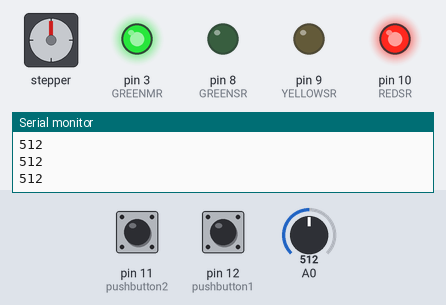
Bench run of a sketch on a simulated Arduino Uno, built with avr-gcc and run on an emulated ATmega328P. Shown: stepper motor, output pins drawn as LEDs (lit = HIGH), the last lines printed to the serial monitor. Wiring (inferred from the names in the program): stepper motor (2048 steps per turn assumed): coils pin 4, pin 5, pin 6, pin 7. The test bench sets the inputs (shaded band); at power-on: pin 11 (pushbutton2) LOW, pin 12 (pushbutton1) LOW, A0 = 512. Pins used as bus, display or sensor lines are not drawn.

Above: at 1.2 s.
1.3 s: pin 11 (pushbutton2) pulled HIGH for 0.15 s
At 8.1 s:
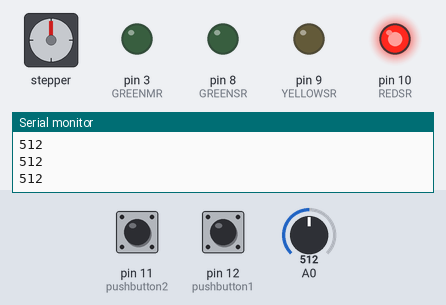
At 43.1 s:
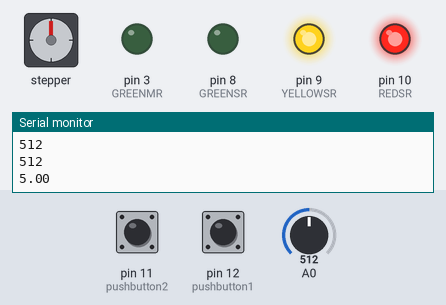
Timing chart, 0 to 45.8 s (numbered marks = the images above; inputs shaded):
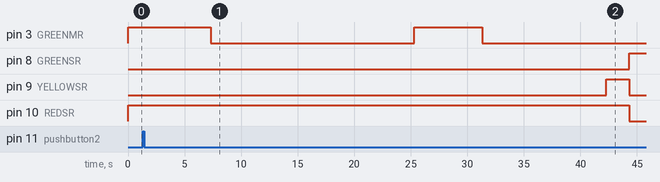

Measured:
- after the input at 1.3 s, pin 3 (GREENMR): HIGH → LOW after 6.0 s, → HIGH 18.0 s later, → LOW 6.0 s later; pin 8 (GREENSR): LOW → HIGH after 43.0 s; pin 9 (YELLOWSR): LOW → HIGH after 41.0 s, → LOW 2.0 s later; pin 10 (REDSR): HIGH → LOW after 43.0 s

The sketch:

traffic_light_main_road_side_road_pedestrians_button1.ino
```cpp
/*
 Traffic light controller system

 This program simulates and controls a traffic light system at a street junction with a pedestrian crossing.


*/

int GREENMR =3;   /*This is the integer name given to pin 3 of the digital port.
                    It represents the green light on the main road traffic light.*/

int YELLOWMR =4;  /*This is the integer name given to pin 4 of the digital port.
                    It represents the yellow light on the main road traffic light.*/

int REDMR =5;      /*This is the integer name given to pin 5 of the digital port.
                    It represents the red light on the main road traffic light.*/

int GREENSR =8;    /*This is the integer name given to pin 8 of the digital port.
                    It represents the green light on the side road traffic light.*/

int YELLOWSR =9;   /*This is the integer name given to pin 9 of the digital port.
                    It represents the yellow light on the side road traffic light.*/

int REDSR =10;     /*This is the integer name given to pin 10 of the digital port.
                    It represents the red light on the side road to traffic light.*/

int PEDRED =7;     /*This is the integer name given to pin 7 of the digital port.
                    It represents the red light on the pedestrian traffic light.*/

int PEDGREEN =6;   /*This is the integer name given to pin 6 of the digital port.
                    It represents the green light on the pedestrian traffic light.*/

/*These are the integer names given to pin 12 and 11 of the digital port.
  They represent the “Push Buttons” that will be used to request a green light on the pedestrian traffic light*/
int pushbutton1=12;
int pushbutton2=11;

int POTimer;   /*This is the integer name given to an analog pin on  anaolog port.
                 It represents the “potentiometer” that will be used to control the time the pedestrian traffic light should stay green.*/

int POTcoil;   /*This is the integer name given to an analog pin on the analog port.
                 It represents “potentiometer” that will be used to emulate the functions of the induction coils on the side road.*/

/*The "MainroadTL" function will simulate the traffic light sequence on the main road.
  The sequence will then stop when the main road red traffic light is reached which will then play the"PedCrossLight"function.
  And once that function has been executed the function with and continue from where it left off.*/

void MainroadTL(){
  digitalWrite(GREENMR,HIGH);   // Turn the GREEN LED ON.
  delay(6000);                  //Wait for 6 seconds.
  digitalWrite(GREENMR,LOW);    // Turn the GREEN LED OFF.
  digitalWrite(YELLOWMR,HIGH);  // Turn the YELLOW LED ON.
  delay(1000);                  //Wait for 1 second.
  digitalWrite(YELLOWMR,LOW);   // Turn the YELLOW LED OFF.
  digitalWrite(REDMR,HIGH);     // Turn the RED LED ON.
  delay(5000);                  //Wait for 5 seconds.
  PedCrossLight();              //Call and execute the “PedCrossLight” function.
  digitalWrite(REDMR,HIGH);     // Turn the RED LED ON.
  delay(5000);                  //Wait for 5 seconds.
  digitalWrite(YELLOWMR,HIGH);  // Turn the YELLOW LED ON.
  delay(2000);                  //Wait for 2 seconds.
  digitalWrite(REDMR,LOW);      // Turn the RED LED OFF.
  digitalWrite(YELLOWMR,LOW);   // Turn the YELLOW LED OFF.
  digitalWrite(GREENMR,HIGH);   // Turn the GREEN LED ON.
}

/*The “MainroadTL2” function will simulate a traffic light sequence of the second set of traffic lights on the main road.
  And is for when the “MainroadTL” function is completed and ends with the green LED on.
  The sequence will stop when the main road traffic light reaches red which will then play the “SideroadTL” function.
  And once that function has been executed the “MainroadTL2” function will continue from where it left off.*/

void MainroadTL2(){
  digitalWrite(GREENMR,HIGH);        // Turn the GREEN LED ON.
  delay(6000);                       //Wait for 6 seconds.
  digitalWrite(GREENMR,LOW);         // Turn the GREEN LED OFF.
  digitalWrite(YELLOWMR,HIGH);       // Turn the YELLOW LED ON.
  delay(1000);                       //Wait for 1 seconds.
  digitalWrite(YELLOWMR,LOW);        // Turn the YELLOW LED LOW.
  digitalWrite(REDMR,HIGH);          // Turn the RED LED ON.
  delay(5000);                       //Wait for 5 seconds.
  SideroadTL();                      //Call and execure the "SideroadTL" function.
  digitalWrite(REDMR,HIGH);          // Turn the RED LED ON.
  delay(5000);                       //Wait for 5 seconds.
  digitalWrite(YELLOWMR,HIGH);       // Turn the YELLOW LED ON.
  delay(2000);                       //Wait for 2 seconds.
  digitalWrite(REDMR,LOW);           // Turn the RED LED OFF.
  digitalWrite(YELLOWMR,LOW);        // Turn the YELLOW LED OFF.
  digitalWrite(GREENMR,HIGH);        // Turn the GREEN LED ON.
}

/*The ”SideroadTL” will simulate the traffic light sequence on the side road.
  The sequence will start on the red light and the cycle will then go from red, yellow and green then back to red.*/

void SideroadTL(){
  digitalWrite(REDSR,HIGH);      // Turn the RED LED ON.
  delay(5000);                   //Wait for 5 seconds.
  digitalWrite(YELLOWSR,HIGH);   // Turn the YELLOW LED ON.
  delay(2000);                   //Wait for 2 seconds.
  digitalWrite(REDSR,LOW);       // Turn the RED LED OFF.
  digitalWrite(YELLOWSR,LOW);    // Turn the YELLOW LED OFF.
  digitalWrite(GREENSR,HIGH);    // Turn the GREEN LED ON.
  delay(6000);                   //Wait for 6 seconds.
  digitalWrite(GREENSR,LOW);     // Turn the GREEN LED OFF.
  digitalWrite(YELLOWSR,HIGH);   // Turn the YELLOW LED ON.
  delay(1000);                   //Wait for 1 seconds.
  digitalWrite(YELLOWSR,LOW);    // Turn the YELLOW LED OFF.
  digitalWrite(REDSR,HIGH);      // Turn the RED LED ON.

}

/* The “PedCrossLight” function simulates the pedestrian traffic lights.
   A potentiometer is used to control the duration of the green pedestrian light, which will be blinking during its duration.
   Once the time for the green pedestrian light finishes the red pedestrian light will turn on. */

void PedCrossLight(){
  //Read the analog "A1" in value "POTimer"
  POTimer=analogRead(A1);
  float timer=POTimer*(10.0/1023.0);  /*This is to convert the pot values 0-1023 to seconds between 1 to 10.
                                        We then store the value in the float variable “timer”.*/

  digitalWrite(PEDRED,LOW);        // Turn the RED LED OFF for the pedestrain traffic light.

   //If the “timer” variable is between 0 and 10 then execute the code within the code blocks.
   if(timer>=0 && timer<=10 ){
    for (int x=1;x<=timer;x++){    /*If the integer X is equal to 1, while X is less than or equal to the ”timer” value,
                                     then carry out the code within the code block. And then increment X by 1.*/

    digitalWrite(PEDGREEN,HIGH);   // Turn the GREEN LED ON for the pedestrain traffic light.
    delay(500);                    //Wait for 0.5 seconds
    digitalWrite(PEDGREEN,LOW);    // Turn the GREEN LED OFF for the pedestrain traffic light.
    delay(500);                    //Wait for 0.5 seconds
    }


   }

  digitalWrite(PEDRED,HIGH);       //Turn the RED LED ON for the pedestrain traffic light.
  Serial.begin(9600);              // initialize serial communications at 9600 bps (bits per seconds).
  Serial.println(timer);           // print the "timer" results to the Serial Monitor.
}


/* In the setup function the pins are allocated to be either INPUT or OUTPUT
   and the initial state of the traffic light system is set.
   The function runs only once when you press reset or power the board.*/
void setup(){

  pinMode(GREENMR,OUTPUT);       //Configure pin 3 of the digital port to be used as an output.
  pinMode(YELLOWMR,OUTPUT);      //Configure pin 4 of the digital port to be used as an output.
  pinMode(REDMR,OUTPUT);         //Configure pin 5 of the digital port to be used as an output.
  pinMode(GREENSR,OUTPUT);       //Configure pin 8 of the digital port to be used as an output.
  pinMode(YELLOWSR,OUTPUT);      //Configure pin 9 of the digital port to be used as an output.
  pinMode(REDSR,OUTPUT);         //Configure pin 10 of the digital port to be used as an output.
  pinMode(PEDRED,OUTPUT);        //Configure pin 7 of the digital port to be used as an output.
  pinMode(PEDGREEN,OUTPUT);      //Configure pin 6 of the digital port to be used as an output.
  digitalWrite(GREENMR,HIGH);    //Turn the GREEN LED ON for the main road traffic light.
  digitalWrite(REDSR,HIGH);      //Turn the RED LED ON for the side road traffic light.
  digitalWrite(PEDRED,HIGH);     //Turn the RED LED ON for the pedestrain traffic light.
  pinMode(pushbutton1,INPUT);    //Configure pin 12 of the digital port to be used as an input.
  pinMode(pushbutton2,INPUT);    //Configure pin 11 of the digital port to be used as an input.

  Serial.begin(9600);            // initialize serial communications at 9600 bps (bits per seconds).

}


/* The loop function will loop once either of the pushbuttons has been pressed.
   If either pushbutton has been pressed a Boolean variable will be checked
   and if the Boolean variable is false then the “MainroadTL” function will be executed.
   The Boolean variable after this will equal true, thus stopping the function.
   The loop function will run again once either of the push buttons is pushed.

   A potentiometer, using an analogue port,  is used to simulate a car waiting on the induction coils.
   And if the pot value reads 512 and the Boolean variable is equal to true then the “MainroadTL2” will be executed. 
   */
void loop(){
 int buttonstate=digitalRead(pushbutton1);     // read the state of the "pushbutton1" value.
 int buttonstate2=digitalRead(pushbutton2);    // read the state of the "pushbutton1" value
 bool finsishMainroadTL= false;

  if (buttonstate==HIGH || buttonstate2==HIGH){ // if either of the two push buttons is pressed, then execute the code in the code block.
    finsishMainroadTL= false;    // The boolean variable “finsishMainroadTL” is still false.
    MainroadTL();         //Call and execute the “MainroadTL” function.
    finsishMainroadTL= true; // The boolean variable “finsishMainroadTL” is now true, so stop this loop.

  }

  POTcoil=analogRead(A0); //Read the analog "A0" in value "POTcoil."

  if (POTcoil>=512 && finsishMainroadTL==true){ /*If the "POTcoil" value is greater than and equal to 512 and the “finsishMainroadTL” is still true,
                                                  then execute the code in the code block.*/

    MainroadTL2();                              //Call and execute the "MainroadTL2" function.

  }
  Serial.println(POTcoil);                     // print the "POTcoil" results to the Serial Monitor.


}
```
